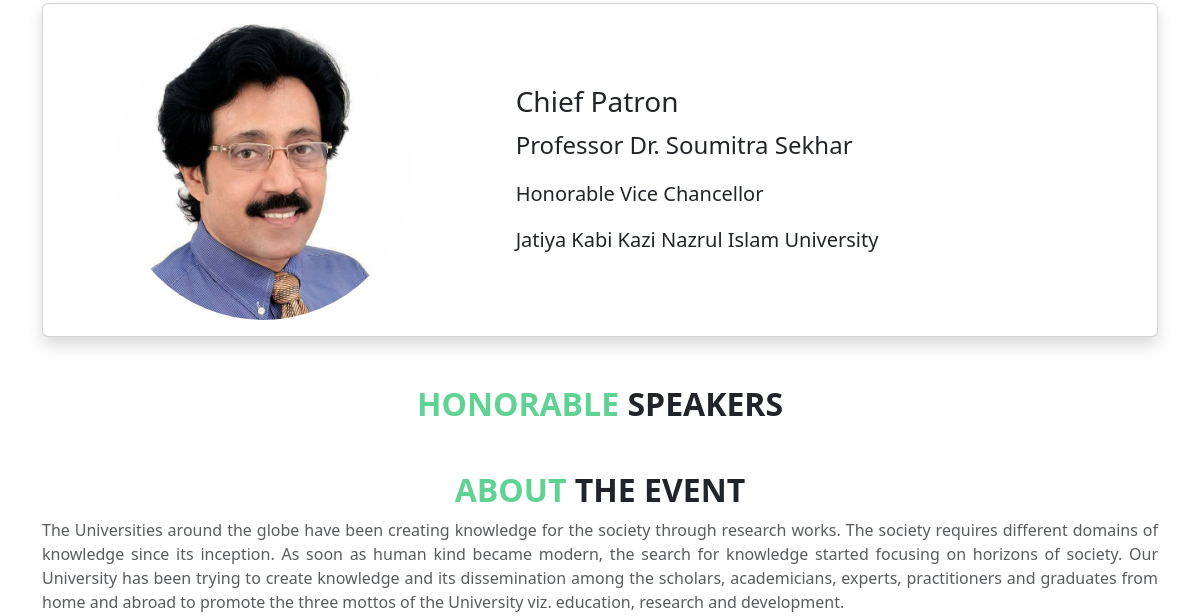
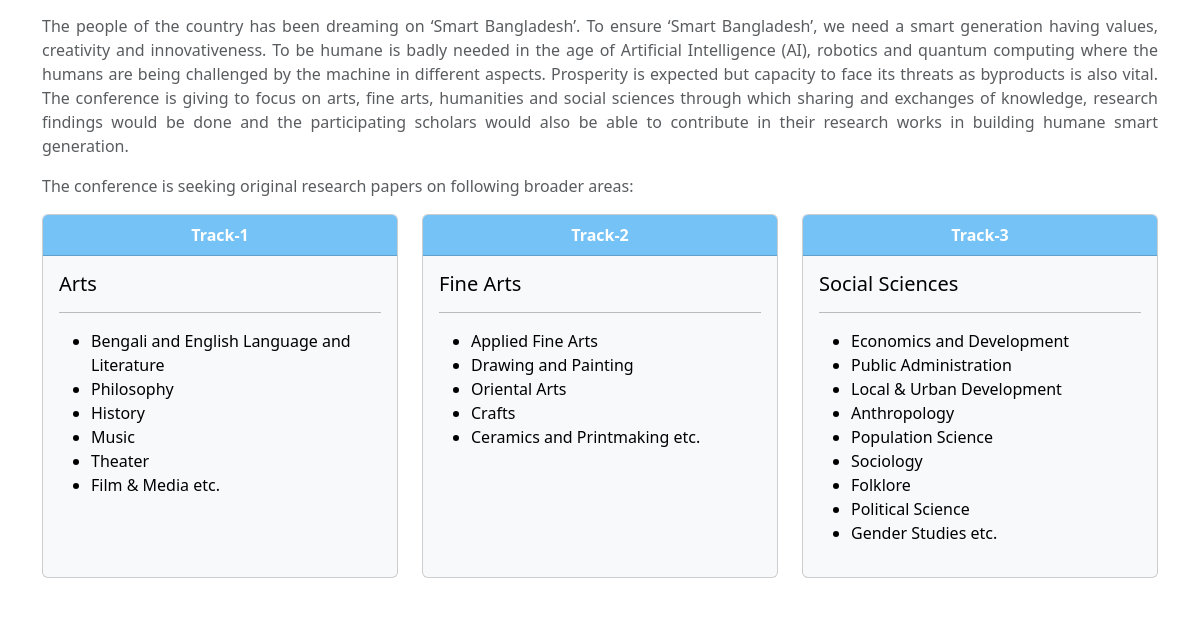
Before: / (middle part) with the older database file (2 pictures, top to bottom).
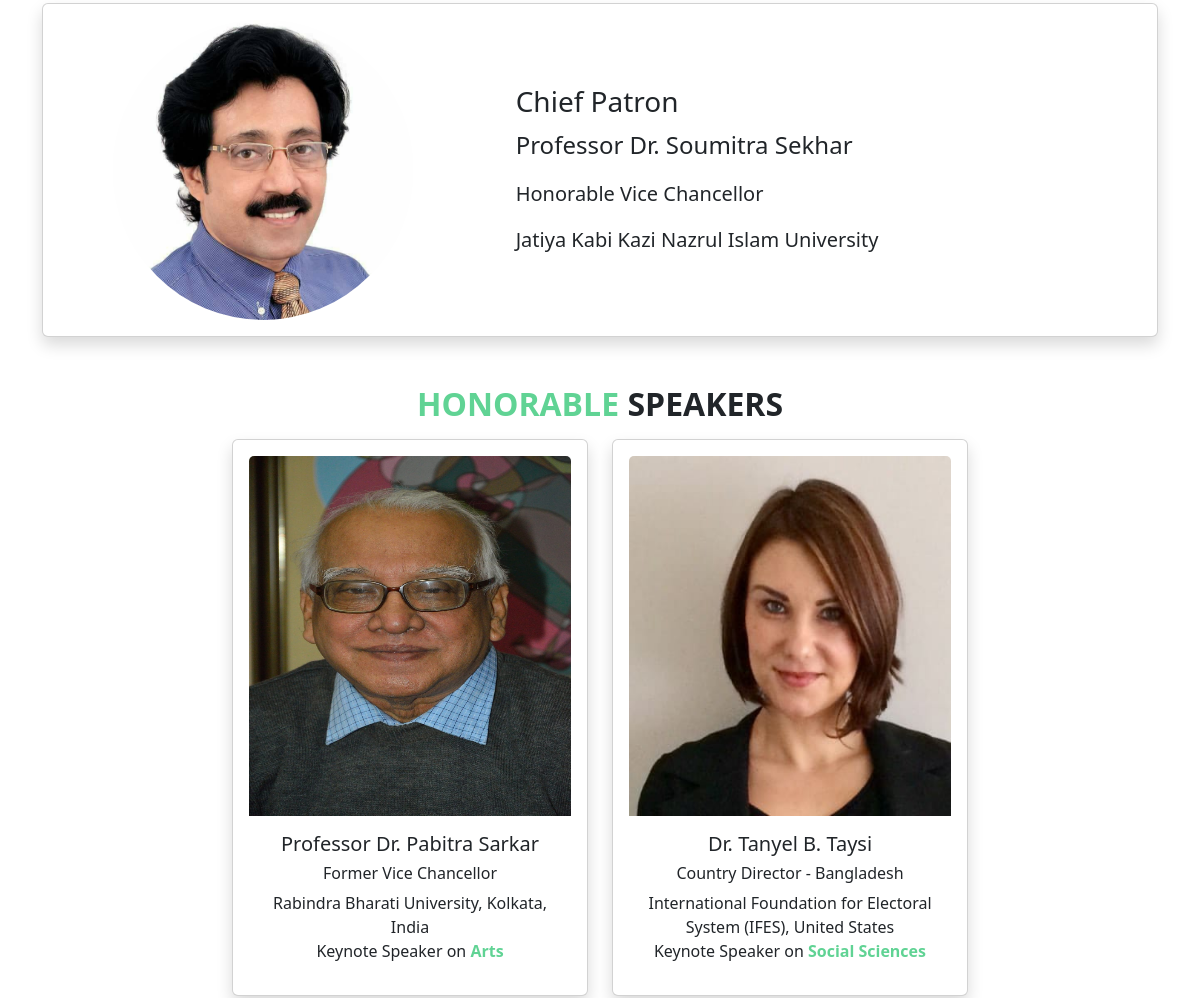
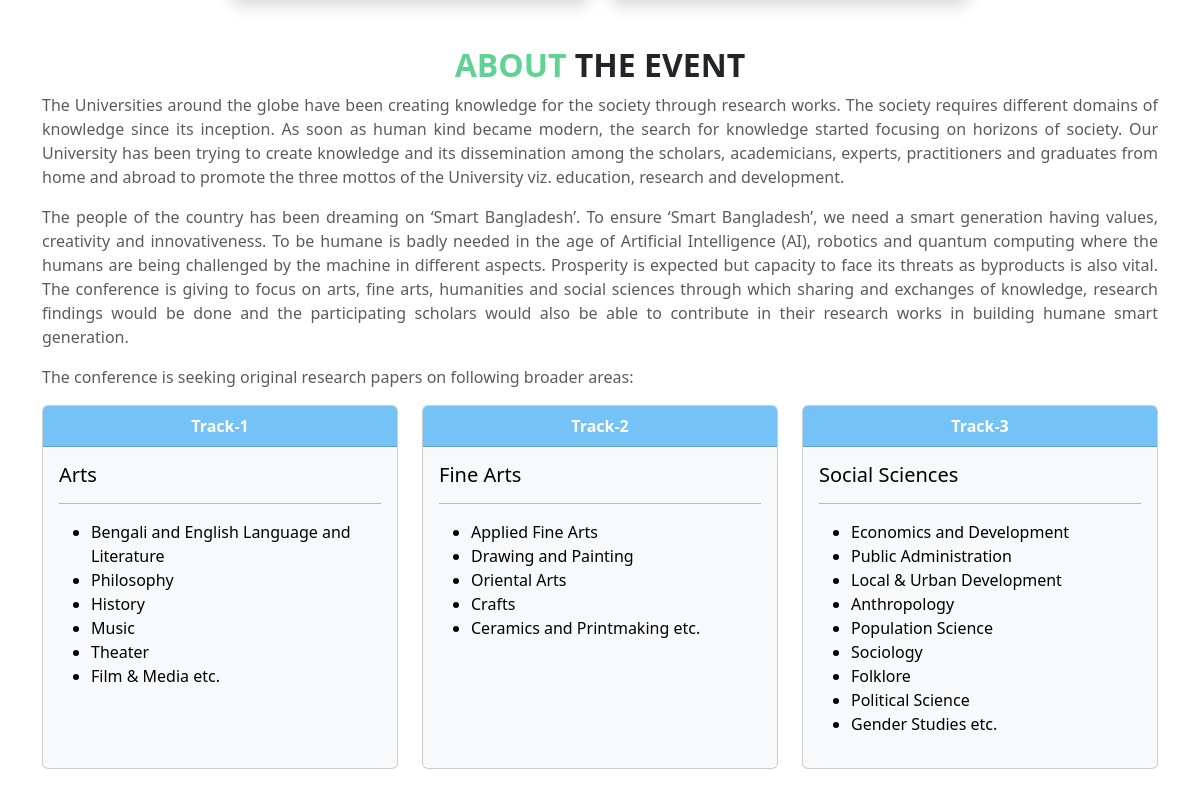
After: the same page with the newer database file (2 pictures, top to bottom).
### tables this page shows
CREATE TABLE `speakers` (
  `speaker_id` int(11) NOT NULL,
  `speaker_image` varchar(255) NOT NULL,
  `speaker_name` varchar(255) NOT NULL,
  `speaker_country` varchar(255) NOT NULL,
  `speaker_university` varchar(255) NOT NULL,
  `speaker_designation` varchar(255) NOT NULL,
  `speaker_position` varchar(255) NOT NULL,
  `speaker_topic` varchar(255) NOT NULL,
  `speaker_status` enum('0','1') NOT NULL DEFAULT '0',
  `created_at` datetime DEFAULT NULL
);

### speakers.php
<h2 class="text-uppercase fw-bold text-center" data-aos="fade-up"><span class="secondary_color">Honorable </span>Speakers</h2>
<div class="container mt-3 " data-aos="fade-up-right">
    <?php
    $select_from_new_paper = "SELECT * FROM `speakers` ";
    $run_select_from_new_paper = mysqli_query($conn, $select_from_new_paper);
    if (mysqli_num_rows($run_select_from_new_paper) > 0) {
    ?>
        <div class="row d-flex justify-content-center" style="min-height:40vh;">
            <?php
            while ($row = mysqli_fetch_assoc($run_select_from_new_paper)) {
                extract($row);
            ?>
                <div class="col-md-4">
                    <div class="card speaker_hover our-team shadow p-3 rounded" style="height:100%;">
                        <div class="picture">
                            <img src="Images/speaker_images/<?php echo $speaker_image ?>" class="card-img-top" alt="speaker" style="height:45vh;">
                        </div>
                        <div class="card-body">
                            <h5 class="card-title"><?php echo $speaker_designation ?> <?php echo $speaker_name ?></h5>
                            <h6><?php echo $speaker_position; ?></h6>
                            <p class="card-text"><?php echo $speaker_university ?>, <?php echo $speaker_country ?> <br />
                                Keynote Speaker on <b class="secondary_color"><?php echo $speaker_topic ?></b></p>
                        </div>
                    </div>
                </div>
            <?php
            }
            ?>
        </div>
    <?php
    }
    ?>
</div>

Changed rows visible on the page:
added speakers: speaker_image (picture), speaker_designation "Professor Dr.", speaker_name "Pabitra Sarkar", speaker_position "Former Vice Chancellor", speaker_university "Rabindra Bharati University, Kolkata", speaker_country "India", speaker_topic "Arts"
added speakers: speaker_image (picture), speaker_designation "Dr.", speaker_name "Tanyel B. Taysi", speaker_position "Country Director - Bangladesh", speaker_university "International Foundation for Electoral System (IFES)", speaker_country "United States", speaker_topic "Social Sciences"
